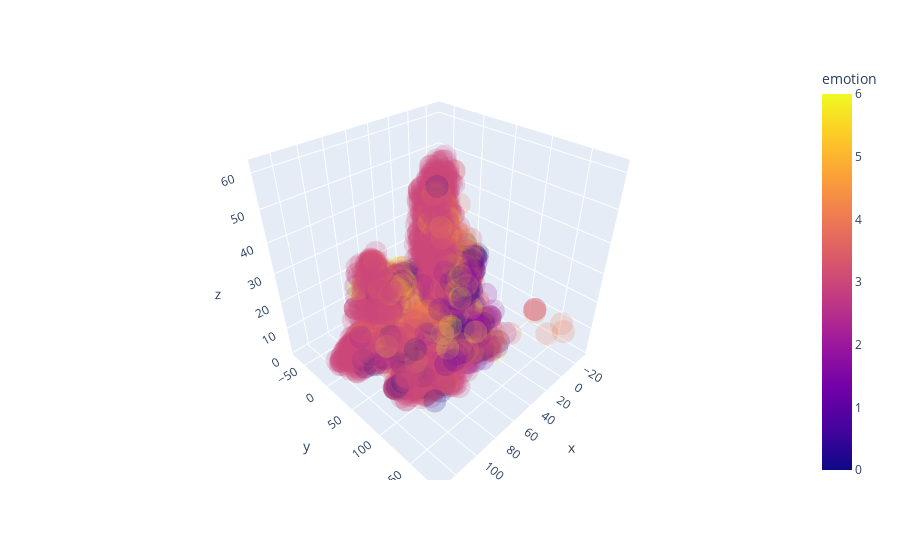

Notebook source saved alongside this figure:
### Code cell
import matplotlib.pyplot as plt 
import numpy as np 
import umap


# - 3d 

# wav_txt = pd.concat([total_wav_pooled,total_txt_pooled ], axis=1)

wav_cluster = umap.UMAP(random_state=42,
    n_neighbors=7,
    min_dist=0.0,
    n_components=3
                    ).fit_transform((total_wav_pooled).values)

txt_cluster = umap.UMAP(random_state=42,
    n_neighbors=7,
    min_dist=0.0,
    n_components=3
                    ).fit_transform((total_txt_pooled).values)


actual = total_emotion.values


df = pd.DataFrame(wav_cluster*txt_cluster, columns = ['x','y','z'])
df['emotion'] = actual
fig = px.scatter_3d(df, x='x', y='y', z='z',
                    color='emotion',
                    #   symbol='emotion',
                    size_max=2,
                    opacity=0.2,
              )
fig.show()

### Figure 1 — Plotly figure (JSON) as saved in the notebook; plotly's stock layout.template omitted (floating-point values rounded to 4 significant figures; data arrays with more than 128 entries replaced by an {"elided": "..."} marker saying what was removed)
{"data": [{"hovertemplate": "x=%{x}<br>y=%{y}<br>z=%{z}<br>emotion=%{marker.color}<extra></extra>", "legendgroup": "", "marker": {"color": {"elided": "4678 int values"}, "coloraxis": "coloraxis", "opacity": 0.2, "symbol": "circle"}, "mode": "markers", "name": "", "scene": "scene", "showlegend": false, "type": "scatter3d", "x": {"elided": "4678 float values"}, "y": {"elided": "4678 float values"}, "z": {"elided": "4678 float values"}}], "layout": {"coloraxis": {"colorbar": {"title": {"text": "emotion"}}, "colorscale": [[0, "#0d0887"], [0.1111, "#46039f"], [0.2222, "#7201a8"], [0.3333, "#9c179e"], [0.4444, "#bd3786"], [0.5556, "#d8576b"], [0.6667, "#ed7953"], [0.7778, "#fb9f3a"], [0.8889, "#fdca26"], [1, "#f0f921"]]}, "legend": {"tracegroupgap": 0}, "margin": {"t": 60}, "scene": {"domain": {"x": [0, 1], "y": [0, 1]}, "xaxis": {"title": {"text": "x"}}, "yaxis": {"title": {"text": "y"}}, "zaxis": {"title": {"text": "z"}}}}}
